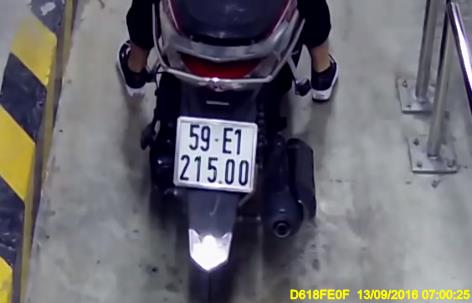
#> input picture license_plate/img.png, 472 x 303 px
$ python -i anpr.py   (imports and definitions only)   (older library calls are emulated)
#> lines starting #> are read from the running program, lines starting #| are printed output that depends on the picture; after the words box and inside, x2 and y2 are one past the last pixel; in counts of white or black regions, pixels touching at a corner belong together
# import the necessary packages
from skimage.segmentation import clear_border
import pytesseract
import numpy as np
import imutils
import cv2


class PyImageSearchANPR:
    def __init__(self, minAR=4, maxAR=5, debug=False):
        # store the minimum and maximum rectangular aspect ratio
        # values along with whether or not we are in debug mode
        self.minAR = minAR
        self.maxAR = maxAR
        self.debug = debug

    def debug_imshow(self, title, image, waitKey=False):
        # check to see if we are in debug mode, and if so, show the
        # image with the supplied title
        if self.debug:
            cv2.imshow(title, image)
            # check to see if we should wait for a keypress
            if waitKey:
                cv2.waitKey(0)

    def locate_license_plate_candidates(self, gray, keep=5):
        # perform a blackhat morphological operation that will allow
        # us to reveal dark regions (i.e., text) on light backgrounds
        # (i.e., the license plate itself)
        rectKern = cv2.getStructuringElement(cv2.MORPH_RECT, (13, 5))
        blackhat = cv2.morphologyEx(gray, cv2.MORPH_BLACKHAT, rectKern)
        self.debug_imshow("Blackhat", blackhat)
        # next, find regions in the image that are light
        squareKern = cv2.getStructuringElement(cv2.MORPH_RECT, (3, 3))
        light = cv2.morphologyEx(gray, cv2.MORPH_CLOSE, squareKern)
        light = cv2.threshold(light, 0, 255,
                              cv2.THRESH_BINARY | cv2.THRESH_OTSU)[1]
        self.debug_imshow("Light Regions", light)
        # compute the Scharr gradient representation of the blackhat
        # image in the x-direction and then scale the result back to
        # the range [0, 255]
        gradX = cv2.Sobel(blackhat, ddepth=cv2.CV_32F,
                          dx=1, dy=0, ksize=-1)
        gradX = np.absolute(gradX)
        (minVal, maxVal) = (np.min(gradX), np.max(gradX))
        gradX = 255 * ((gradX - minVal) / (maxVal - minVal))
        gradX = gradX.astype("uint8")
        self.debug_imshow("Scharr", gradX)
        # blur the gradient representation, applying a closing
        # operation, and threshold the image using Otsu's method
        gradX = cv2.GaussianBlur(gradX, (5, 5), 0)
        gradX = cv2.morphologyEx(gradX, cv2.MORPH_CLOSE, rectKern)
        thresh = cv2.threshold(gradX, 0, 255,
                               cv2.THRESH_BINARY | cv2.THRESH_OTSU)[1]
        self.debug_imshow("Grad Thresh", thresh)
        # perform a series of erosions and dilations to clean up the
        # thresholded image
        thresh = cv2.erode(thresh, None, iterations=2)
        thresh = cv2.dilate(thresh, None, iterations=2)
        self.debug_imshow("Grad Erode/Dilate", thresh)
        # take the bitwise AND between the threshold result and the
        # light regions of the image
        thresh = cv2.bitwise_and(thresh, thresh, mask=light)
        thresh = cv2.dilate(thresh, None, iterations=2)
        thresh = cv2.erode(thresh, None, iterations=1)
        self.debug_imshow("Final", thresh, waitKey=True)
        # find contours in the thresholded image and sort them by
        # their size in descending order, keeping only the largest
        # ones
        cnts = cv2.findContours(thresh.copy(), cv2.RETR_EXTERNAL,
                                cv2.CHAIN_APPROX_SIMPLE)
        cnts = imutils.grab_contours(cnts)
        cnts = sorted(cnts, key=cv2.contourArea, reverse=True)[:keep]
        # return the list of contours
        return cnts

    def locate_license_plate(self, gray, candidates,
                             clearBorder=False):
        # initialize the license plate contour and ROI
        lpCnt = None
        roi = None
        # loop over the license plate candidate contours
        for c in candidates:
            # compute the bounding box of the contour and then use
            # the bounding box to derive the aspect ratio
            (x, y, w, h) = cv2.boundingRect(c)
            ar = w / float(h)
            # check to see if the aspect ratio is rectangular
            if ar >= self.minAR and ar <= self.maxAR:
                # store the license plate contour and extract the
                # license plate from the grayscale image and then
                # threshold it
                lpCnt = c
                licensePlate = gray[y:y + h, x:x + w]
                roi = cv2.threshold(licensePlate, 0, 255,
                                    cv2.THRESH_BINARY_INV | cv2.THRESH_OTSU)[1]
                # check to see if we should clear any foreground
                # pixels touching the border of the image
                # (which typically, not but always, indicates noise)
                if clearBorder:
                    roi = clear_border(roi)
                # display any debugging information and then break
                # from the loop early since we have found the license
                # plate region
                self.debug_imshow("License Plate", licensePlate)
                self.debug_imshow("ROI", roi, waitKey=True)
                break
                # return a 2-tuple of the license plate ROI and the contour
                # associated with it
        return (roi, lpCnt)

    def build_tesseract_options(self, psm=7):
        # tell Tesseract to only OCR alphanumeric characters
        alphanumeric = "ABCDEFGHIJKLMNOPQRSTUVWXYZ0123456789"
        options = "-c tessedit_char_whitelist={}".format(alphanumeric)
        # set the PSM mode
        options += " --psm {}".format(psm)
        # return the built options string
        return options

    def find_and_ocr(self, image, psm=7, clearBorder=False):
        # initialize the license plate text
        lpText = None
        # convert the input image to grayscale, locate all candidate
        # license plate regions in the image, and then process the
        # candidates, leaving us with the *actual* license plate
        gray = cv2.cvtColor(image, cv2.COLOR_BGR2GRAY)
        candidates = self.locate_license_plate_candidates(gray)
        (lp, lpCnt) = self.locate_license_plate(gray, candidates,
                                                clearBorder=clearBorder)
        # only OCR the license plate if the license plate ROI is not
        # empty
        if lp is not None:
            # OCR the license plate
            pytesseract.pytesseract.tesseract_cmd = r'C:\Program Files\Tesseract-OCR\tesseract.exe'
            options = self.build_tesseract_options(psm=psm)
            lpText = pytesseract.image_to_string(lp, config=options)
            self.debug_imshow("License Plate", lp)
        # return a 2-tuple of the OCR'd license plate text along with
        # the contour associated with the license plate region
        return (lpText, lpCnt)

>>> import cv2
>>> picture = cv2.imread('../../license_plate/img.png')
#> picture is the input picture: shape (303, 472, 3); mean B, G, R 109.7, 103, 104.4
>>> result = PyImageSearchANPR().find_and_ocr(picture)
#> in find_and_ocr, `gray = cv2.cvtColor(image, cv2.COLOR_BGR2GRAY)`:
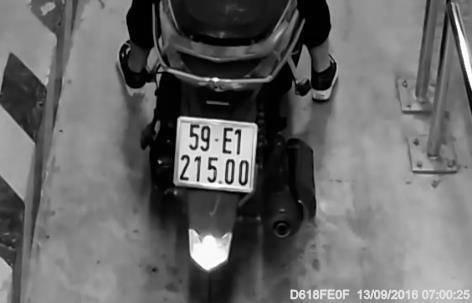
#> gray: shape (303, 472); min 1, max 255, mean 104.1
#> in locate_license_plate_candidates, `blackhat = cv2.morphologyEx(gray, cv2.MORPH_BLACKHAT, rectKern)`:
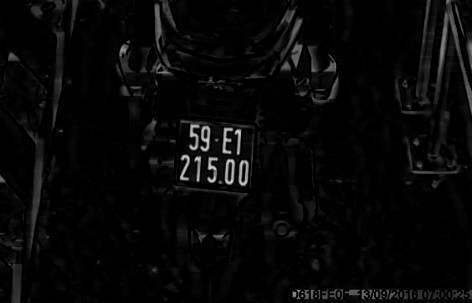
#> blackhat: shape (303, 472); min 0, max 218, mean 7.6
#> in locate_license_plate_candidates, `light = cv2.threshold(light, 0, 255, cv2.THRESH_BINARY | cv2.THRESH_OT..`:
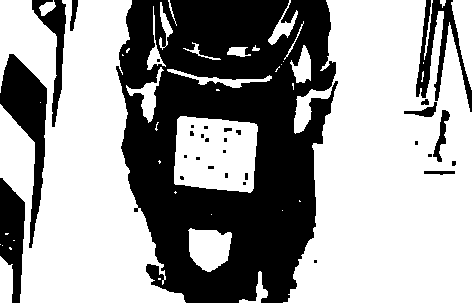
#> light: shape (303, 472); 62% white; 31 black regions (18 under 20 px), largest, box (x1, y1, x2, y2) and area: (116, 0, 338, 303) 44500, (0, 54, 47, 248) 3460, (0, 178, 25, 303) 2061
#> in locate_license_plate_candidates, `gradX = cv2.Sobel(blackhat, ddepth=cv2.CV_32F, dx=1, dy=0, ksize=-1)`:
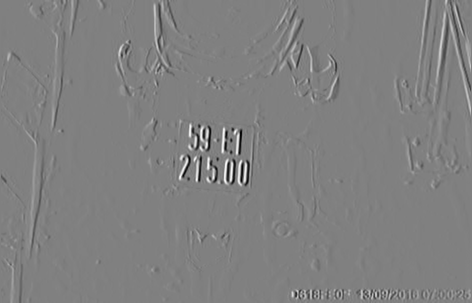
#> gradX: shape (303, 472) float32; min -3012, max 2966, mean 1.1; drawn with min black and max white
#> in locate_license_plate_candidates, `gradX = np.absolute(gradX)`:
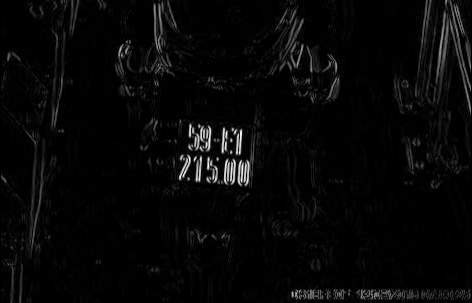
#> gradX: shape (303, 472) float32; min 0, max 3012, mean 90.3; drawn with min black and max white
#> in locate_license_plate_candidates, `(minVal, maxVal) = (np.min(gradX), np.max(gradX))`: minVal = 0; maxVal = 3012
#> in locate_license_plate_candidates, `gradX = cv2.morphologyEx(gradX, cv2.MORPH_CLOSE, rectKern)`:
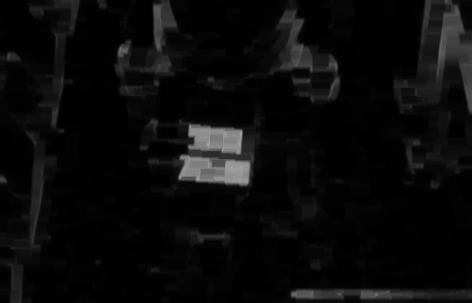
#> gradX: shape (303, 472); min 0, max 165, mean 10.6
#> in locate_license_plate_candidates, `thresh = cv2.threshold(gradX, 0, 255, cv2.THRESH_BINARY | cv2.THRESH_O..`: thresh: shape (303, 472); 5.9% white; 33 white regions (17 under 20 px), largest, box (x1, y1, x2, y2) and area: (178, 123, 254, 186) 3396, (437, 0, 472, 113) 1729, (280, 11, 313, 72) 884
#> in locate_license_plate_candidates, `thresh = cv2.erode(thresh, None, iterations=2)`: thresh: shape (303, 472); 3.5% white; 17 white regions (8 under 20 px), largest, box (x1, y1, x2, y2) and area: (180, 126, 249, 184) 2635, (439, 7, 472, 109) 1190, (284, 21, 310, 67) 381
#> in locate_license_plate_candidates, `thresh = cv2.dilate(thresh, None, iterations=2)`: thresh: shape (303, 472); 5.4% white; 14 white regions, largest, box (x1, y1, x2, y2) and area: (178, 124, 251, 186) 3339, (437, 5, 472, 111) 1686, (282, 12, 312, 69) 849
#> in locate_license_plate_candidates, `thresh = cv2.bitwise_and(thresh, thresh, mask=light)`: thresh: shape (303, 472); 3.8% white; 48 white regions (36 under 20 px), largest, box (x1, y1, x2, y2) and area: (178, 124, 251, 186) 3106, (291, 290, 343, 299) 421, (360, 290, 412, 299) 385
#> in locate_license_plate_candidates, `thresh = cv2.dilate(thresh, None, iterations=2)`: thresh: shape (303, 472); 6.7% white; 19 white regions, largest, box (x1, y1, x2, y2) and area: (176, 122, 253, 188) 4043, (435, 3, 472, 113) 1994, (289, 288, 345, 301) 685
#> in locate_license_plate_candidates, `thresh = cv2.erode(thresh, None, iterations=1)`:
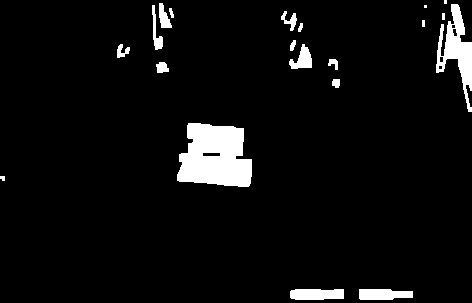
#> thresh: shape (303, 472); 5.4% white; 20 white regions (2 under 20 px)
#> in locate_license_plate_candidates, `cnts = cv2.findContours(thresh.copy(), cv2.RETR_EXTERNAL, cv2.CHAIN_AP..`: cnts = 20 contours, 5 with area under 20; largest, box (x1, y1, x2, y2) and area: (177, 123, 252, 187) 3602, (436, 4, 472, 112) 1436, (290, 289, 344, 300) 488, (359, 289, 413, 300) 450, (289, 44, 312, 69) 278
#> in locate_license_plate_candidates, `cnts = sorted(cnts, key=cv2.contourArea, reverse=True)[:keep]`: cnts = 5 contours; box (x1, y1, x2, y2) and area: (177, 123, 252, 187) 3602, (436, 4, 472, 112) 1436, (290, 289, 344, 300) 488, (359, 289, 413, 300) 450, (289, 44, 312, 69) 278
#> in find_and_ocr, `candidates = self.locate_license_plate_candidates(gray)`: candidates has the same summary as cnts in locate_license_plate_candidates
#> the loop in locate_license_plate, `for c in candidates:` made 3 passes
#> (x, y, w, h, ar) on passes 1 to 3: (177, 123, 75, 64, 1.17), (436, 4, 36, 108, 0.333), (290, 289, 54, 11, 4.91)
#> in find_and_ocr, `(lp, lpCnt) = self.locate_license_plate(gray, candidates, clearBorder=..`: lpCnt = contour of 16 points, box (x1, y1, x2, y2) (290, 289, 344, 300), area 488
#> (the run stopped early here; a loop or call above may not have finished)

$ run again, on license_plate/0000_00532_b.jpg
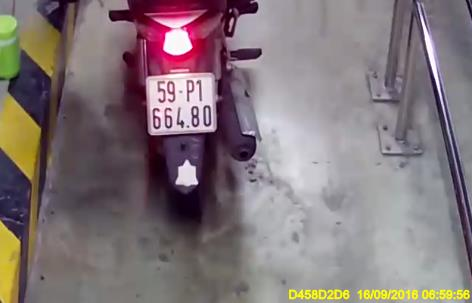
#> input picture license_plate/0000_00532_b.jpg, 472 x 303 px
#> picture is the input picture: shape (303, 472, 3); mean B, G, R 121.1, 118.2, 130.8
#> in locate_license_plate_candidates, `light = cv2.threshold(light, 0, 255, cv2.THRESH_BINARY | cv2.THRESH_OT..`:
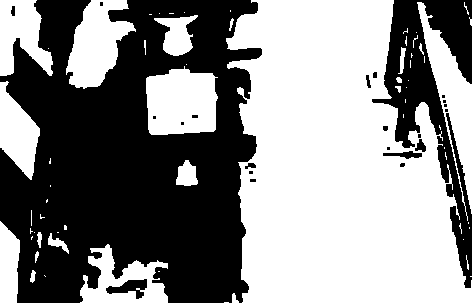
#> light: shape (303, 472); 54.1% white; 23 black regions (13 under 20 px), largest, box (x1, y1, x2, y2) and area: (0, 0, 262, 303) 54951, (372, 0, 472, 288) 9742, (106, 279, 147, 299) 405
#> minVal = 0; maxVal = 2559
#> in locate_license_plate_candidates, `thresh = cv2.erode(thresh, None, iterations=1)`:
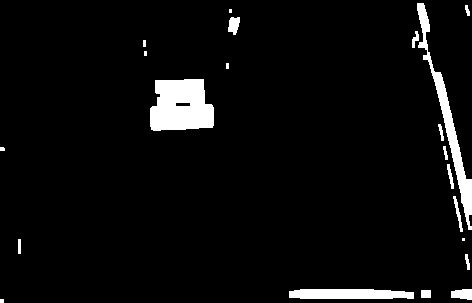
#> thresh: shape (303, 472); 4.7% white; 21 white regions (6 under 20 px)
#> in locate_license_plate_candidates, `cnts = cv2.findContours(thresh.copy(), cv2.RETR_EXTERNAL, cv2.CHAIN_AP..`: cnts = 21 contours, 7 with area under 20; largest, box (x1, y1, x2, y2) and area: (150, 79, 214, 131) 2672, (417, 3, 472, 230) 1618, (289, 289, 414, 299) 1006, (451, 289, 472, 300) 162, (228, 17, 240, 35) 132
#> in locate_license_plate_candidates, `cnts = sorted(cnts, key=cv2.contourArea, reverse=True)[:keep]`: cnts = 5 contours; box (x1, y1, x2, y2) and area: (150, 79, 214, 131) 2672, (417, 3, 472, 230) 1618, (289, 289, 414, 299) 1006, (451, 289, 472, 300) 162, (228, 17, 240, 35) 132
#> candidates has the same summary as cnts in locate_license_plate_candidates
#> the loop in locate_license_plate, `for c in candidates:` made 5 passes
#> (x, y, w, h, ar) on passes 1 to 5: (150, 79, 64, 52, 1.23), (417, 3, 55, 227, 0.242), (289, 289, 125, 10, 12.5), (451, 289, 21, 11, 1.91), (228, 17, 12, 18, 0.667)

$ run again, on license_plate/0000_06886_b.jpg
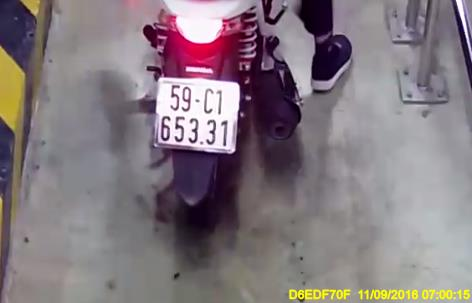
#> input picture license_plate/0000_06886_b.jpg, 472 x 303 px
#> picture is the input picture: shape (303, 472, 3); mean B, G, R 127.4, 121.7, 132.3
#> minVal = 0; maxVal = 3173
#> in locate_license_plate_candidates, `thresh = cv2.erode(thresh, None, iterations=1)`:
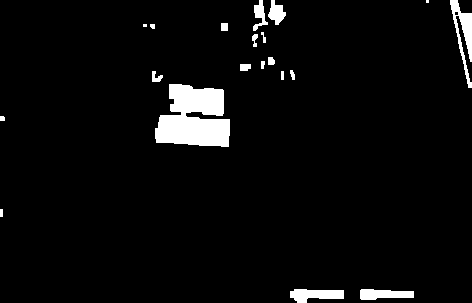
#> thresh: shape (303, 472); 4.3% white; 20 white regions (2 under 20 px)
#> in locate_license_plate_candidates, `cnts = cv2.findContours(thresh.copy(), cv2.RETR_EXTERNAL, cv2.CHAIN_AP..`: cnts = 20 contours, 8 with area under 20; largest, box (x1, y1, x2, y2) and area: (155, 84, 230, 147) 3282, (450, 0, 472, 88) 587, (290, 289, 344, 303) 461, (360, 289, 414, 300) 393, (268, 0, 286, 25) 228
#> in locate_license_plate_candidates, `cnts = sorted(cnts, key=cv2.contourArea, reverse=True)[:keep]`: cnts = 5 contours; box (x1, y1, x2, y2) and area: (155, 84, 230, 147) 3282, (450, 0, 472, 88) 587, (290, 289, 344, 303) 461, (360, 289, 414, 300) 393, (268, 0, 286, 25) 228
#> candidates has the same summary as cnts in locate_license_plate_candidates
#> the loop in locate_license_plate, `for c in candidates:` made 4 passes
#> (x, y, w, h, ar) on passes 1 to 4: (155, 84, 75, 63, 1.19), (450, 0, 22, 88, 0.25), (290, 289, 54, 14, 3.86), (360, 289, 54, 11, 4.91)
#> lpCnt = contour of 12 points, box (x1, y1, x2, y2) (360, 289, 414, 300), area 393
